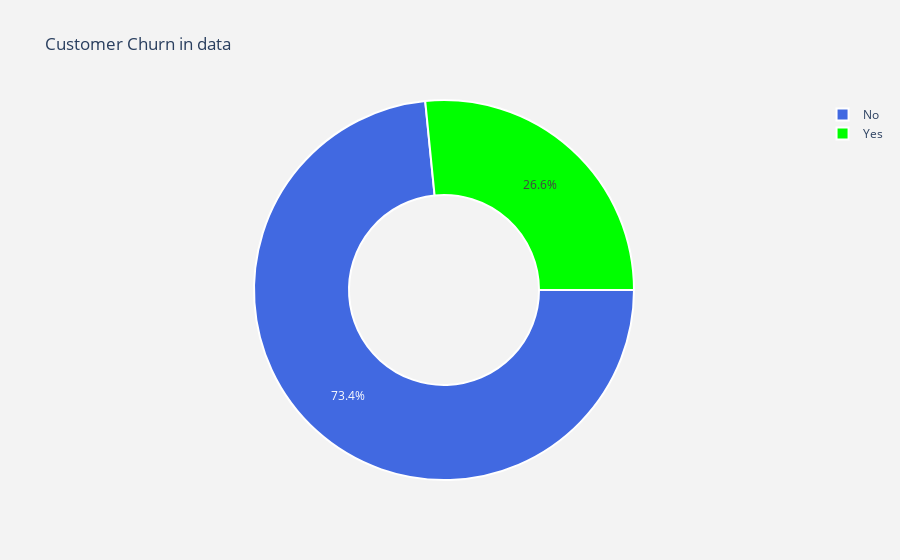

Notebook code for this chart:
### Markdown cell above
#### 1. Customer Attrition

### Code cell
#labels
lab = df["Churn"].value_counts().keys().tolist()
#values
val = df["Churn"].value_counts().values.tolist()

trace = go.Pie(labels = lab ,
               values = val ,
               marker = dict(colors =  [ 'royalblue' ,'lime'],
                             line = dict(color = "white",
                                         width =  2)
                            ),
               rotation = 90,
               hoverinfo = "label+value+text",
               hole = .5
              )
layout = go.Layout(dict(title = "Customer Churn in data",
                        plot_bgcolor  = "rgb(243,243,243)",
                        paper_bgcolor = "rgb(243,243,243)",
                       )
                  )

data = [trace]
fig = go.Figure(data = data,layout = layout)
py.iplot(fig)

### Figure 1 — Plotly figure (JSON) as saved in the notebook; plotly's stock layout.template omitted (floating-point values rounded to 4 significant figures)
{"data": [{"hole": 0.5, "hoverinfo": "label+value+text", "labels": ["No", "Yes"], "marker": {"colors": ["royalblue", "lime"], "line": {"color": "white", "width": 2}}, "rotation": 90, "type": "pie", "values": [5163, 1869]}], "layout": {"paper_bgcolor": "rgb(243,243,243)", "plot_bgcolor": "rgb(243,243,243)", "title": {"text": "Customer Churn in data"}}}
